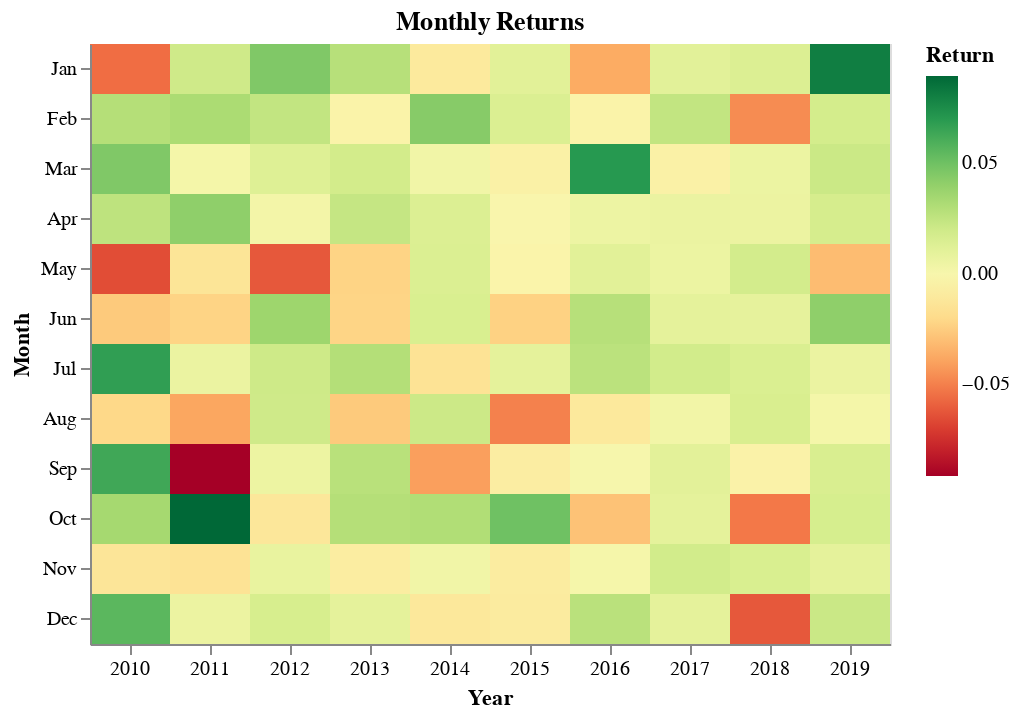

Notebook source saved alongside this figure:
### Code cell
monthly_returns_heatmap(bt.balance)

### Figure 1 — Vega-Lite specification as saved in the notebook (floating-point values rounded to 4 significant figures)
{"$schema": "https://vega.github.io/schema/vega-lite/v3.4.0.json", "config": {"mark": {"tooltip": null}, "view": {"height": 300, "width": 400}}, "data": {"name": "data-afb71d96c9cd414180e00809a3235123"}, "datasets": {"data-afb71d96c9cd414180e00809a3235123": [{"capital": -0.05556, "date": "2010-01-31T00:00:00"}, {"capital": 0.02925, "date": "2010-02-28T00:00:00"}, {"capital": 0.04536, "date": "2010-03-31T00:00:00"}, {"capital": 0.02591, "date": "2010-04-30T00:00:00"}, {"capital": -0.06518, "date": "2010-05-31T00:00:00"}, {"capital": -0.02622, "date": "2010-06-30T00:00:00"}, {"capital": 0.06743, "date": "2010-07-31T00:00:00"}, {"capital": -0.02069, "date": "2010-08-31T00:00:00"}, {"capital": 0.0631, "date": "2010-09-30T00:00:00"}, {"capital": 0.03424, "date": "2010-10-31T00:00:00"}, {"capital": -0.01328, "date": "2010-11-30T00:00:00"}, {"capital": 0.05577, "date": "2010-12-31T00:00:00"}, {"capital": 0.02006, "date": "2011-01-31T00:00:00"}, {"capital": 0.03218, "date": "2011-02-28T00:00:00"}, {"capital": 0.001655, "date": "2011-03-31T00:00:00"}, {"capital": 0.04107, "date": "2011-04-30T00:00:00"}, {"capital": -0.0134, "date": "2011-05-31T00:00:00"}, {"capital": -0.02254, "date": "2011-06-30T00:00:00"}, {"capital": 0.006251, "date": "2011-07-31T00:00:00"}, {"capital": -0.03869, "date": "2011-08-31T00:00:00"}, {"capital": -0.0914, "date": "2011-09-30T00:00:00"}, {"capital": 0.08934, "date": "2011-10-31T00:00:00"}, {"capital": -0.01496, "date": "2011-11-30T00:00:00"}, {"capital": 0.006072, "date": "2011-12-31T00:00:00"}, {"capital": 0.04536, "date": "2012-01-31T00:00:00"}, {"capital": 0.02463, "date": "2012-02-29T00:00:00"}, {"capital": 0.01307, "date": "2012-03-31T00:00:00"}, {"capital": 0.002311, "date": "2012-04-30T00:00:00"}, {"capital": -0.06193, "date": "2012-05-31T00:00:00"}, {"capital": 0.03668, "date": "2012-06-30T00:00:00"}, {"capital": 0.02019, "date": "2012-07-31T00:00:00"}, {"capital": 0.01999, "date": "2012-08-31T00:00:00"}, {"capital": 0.005545, "date": "2012-09-30T00:00:00"}, {"capital": -0.01215, "date": "2012-10-31T00:00:00"}, {"capital": 0.00751, "date": "2012-11-30T00:00:00"}, {"capital": 0.01699, "date": "2012-12-31T00:00:00"}, {"capital": 0.02835, "date": "2013-01-31T00:00:00"}, {"capital": -0.003565, "date": "2013-02-28T00:00:00"}, {"capital": 0.01862, "date": "2013-03-31T00:00:00"}, {"capital": 0.02354, "date": "2013-04-30T00:00:00"}, {"capital": -0.02253, "date": "2013-05-31T00:00:00"}, {"capital": -0.022, "date": "2013-06-30T00:00:00"}, {"capital": 0.0294, "date": "2013-07-31T00:00:00"}, {"capital": -0.02626, "date": "2013-08-31T00:00:00"}, {"capital": 0.02762, "date": "2013-09-30T00:00:00"}, {"capital": 0.02925, "date": "2013-10-31T00:00:00"}, {"capital": -0.008034, "date": "2013-11-30T00:00:00"}, {"capital": 0.009728, "date": "2013-12-31T00:00:00"}, {"capital": -0.01035, "date": "2014-01-31T00:00:00"}, {"capital": 0.04322, "date": "2014-02-28T00:00:00"}, {"capital": 0.003083, "date": "2014-03-31T00:00:00"}, {"capital": 0.01415, "date": "2014-04-30T00:00:00"}, {"capital": 0.01469, "date": "2014-05-31T00:00:00"}, {"capital": 0.01576, "date": "2014-06-30T00:00:00"}, {"capital": -0.01465, "date": "2014-07-31T00:00:00"}, {"capital": 0.02092, "date": "2014-08-31T00:00:00"}, {"capital": -0.04083, "date": "2014-09-30T00:00:00"}, {"capital": 0.03037, "date": "2014-10-31T00:00:00"}, {"capital": 0.002998, "date": "2014-11-30T00:00:00"}, {"capital": -0.01159, "date": "2014-12-31T00:00:00"}, {"capital": 0.01112, "date": "2015-01-31T00:00:00"}, {"capital": 0.01503, "date": "2015-02-28T00:00:00"}, {"capital": -0.005288, "date": "2015-03-31T00:00:00"}, {"capital": -0.002348, "date": "2015-04-30T00:00:00"}, {"capital": -0.002961, "date": "2015-05-31T00:00:00"}, {"capital": -0.02331, "date": "2015-06-30T00:00:00"}, {"capital": 0.009714, "date": "2015-07-31T00:00:00"}, {"capital": -0.04973, "date": "2015-08-31T00:00:00"}, {"capital": -0.007688, "date": "2015-09-30T00:00:00"}, {"capital": 0.05022, "date": "2015-10-31T00:00:00"}, {"capital": -0.008461, "date": "2015-11-30T00:00:00"}, {"capital": -0.009442, "date": "2015-12-31T00:00:00"}, {"capital": -0.03708, "date": "2016-01-31T00:00:00"}, {"capital": -0.003635, "date": "2016-02-29T00:00:00"}, {"capital": 0.07005, "date": "2016-03-31T00:00:00"}, {"capital": 0.005104, "date": "2016-04-30T00:00:00"}, {"capital": 0.01135, "date": "2016-05-31T00:00:00"}, {"capital": 0.02843, "date": "2016-06-30T00:00:00"}, {"capital": 0.02685, "date": "2016-07-31T00:00:00"}, {"capital": -0.01097, "date": "2016-08-31T00:00:00"}, {"capital": 0.000316, "date": "2016-09-30T00:00:00"}, {"capital": -0.02903, "date": "2016-10-31T00:00:00"}, {"capital": 0.00113, "date": "2016-11-30T00:00:00"}, {"capital": 0.02741, "date": "2016-12-31T00:00:00"}, {"capital": 0.01107, "date": "2017-01-31T00:00:00"}, {"capital": 0.02457, "date": "2017-02-28T00:00:00"}, {"capital": -0.005227, "date": "2017-03-31T00:00:00"}, {"capital": 0.006575, "date": "2017-04-30T00:00:00"}, {"capital": 0.005974, "date": "2017-05-31T00:00:00"}, {"capital": 0.009823, "date": "2017-06-30T00:00:00"}, {"capital": 0.01891, "date": "2017-07-31T00:00:00"}, {"capital": 0.002679, "date": "2017-08-31T00:00:00"}, {"capital": 0.01089, "date": "2017-09-30T00:00:00"}, {"capital": 0.009656, "date": "2017-10-31T00:00:00"}, {"capital": 0.0188, "date": "2017-11-30T00:00:00"}, {"capital": 0.009576, "date": "2017-12-31T00:00:00"}, {"capital": 0.01446, "date": "2018-01-31T00:00:00"}, {"capital": -0.04654, "date": "2018-02-28T00:00:00"}, {"capital": 0.005785, "date": "2018-03-31T00:00:00"}, {"capital": 0.006093, "date": "2018-04-30T00:00:00"}, {"capital": 0.01843, "date": "2018-05-31T00:00:00"}, {"capital": 0.009063, "date": "2018-06-30T00:00:00"}, {"capital": 0.01531, "date": "2018-07-31T00:00:00"}, {"capital": 0.01623, "date": "2018-08-31T00:00:00"}, {"capital": -0.004515, "date": "2018-09-30T00:00:00"}, {"capital": -0.05233, "date": "2018-10-31T00:00:00"}, {"capital": 0.01573, "date": "2018-11-30T00:00:00"}, {"capital": -0.06179, "date": "2018-12-31T00:00:00"}, {"capital": 0.08073, "date": "2019-01-31T00:00:00"}, {"capital": 0.01799, "date": "2019-02-28T00:00:00"}, {"capital": 0.02136, "date": "2019-03-31T00:00:00"}, {"capital": 0.01753, "date": "2019-04-30T00:00:00"}, {"capital": -0.03126, "date": "2019-05-31T00:00:00"}, {"capital": 0.04109, "date": "2019-06-30T00:00:00"}, {"capital": 0.006419, "date": "2019-07-31T00:00:00"}, {"capital": 0.001744, "date": "2019-08-31T00:00:00"}, {"capital": 0.01609, "date": "2019-09-30T00:00:00"}, {"capital": 0.01726, "date": "2019-10-31T00:00:00"}, {"capital": 0.009746, "date": "2019-11-30T00:00:00"}, {"capital": 0.02166, "date": "2019-12-31T00:00:00"}]}, "encoding": {"color": {"aggregate": "mean", "field": "capital", "scale": {"scheme": "redyellowgreen"}, "title": "Return", "type": "quantitative"}, "tooltip": {"aggregate": "mean", "field": "capital", "format": ".2f", "type": "quantitative"}, "x": {"field": "date", "timeUnit": "year", "title": "Year", "type": "ordinal"}, "y": {"field": "date", "timeUnit": "month", "title": "Month", "type": "ordinal"}}, "mark": "rect", "title": "Monthly Returns"}
